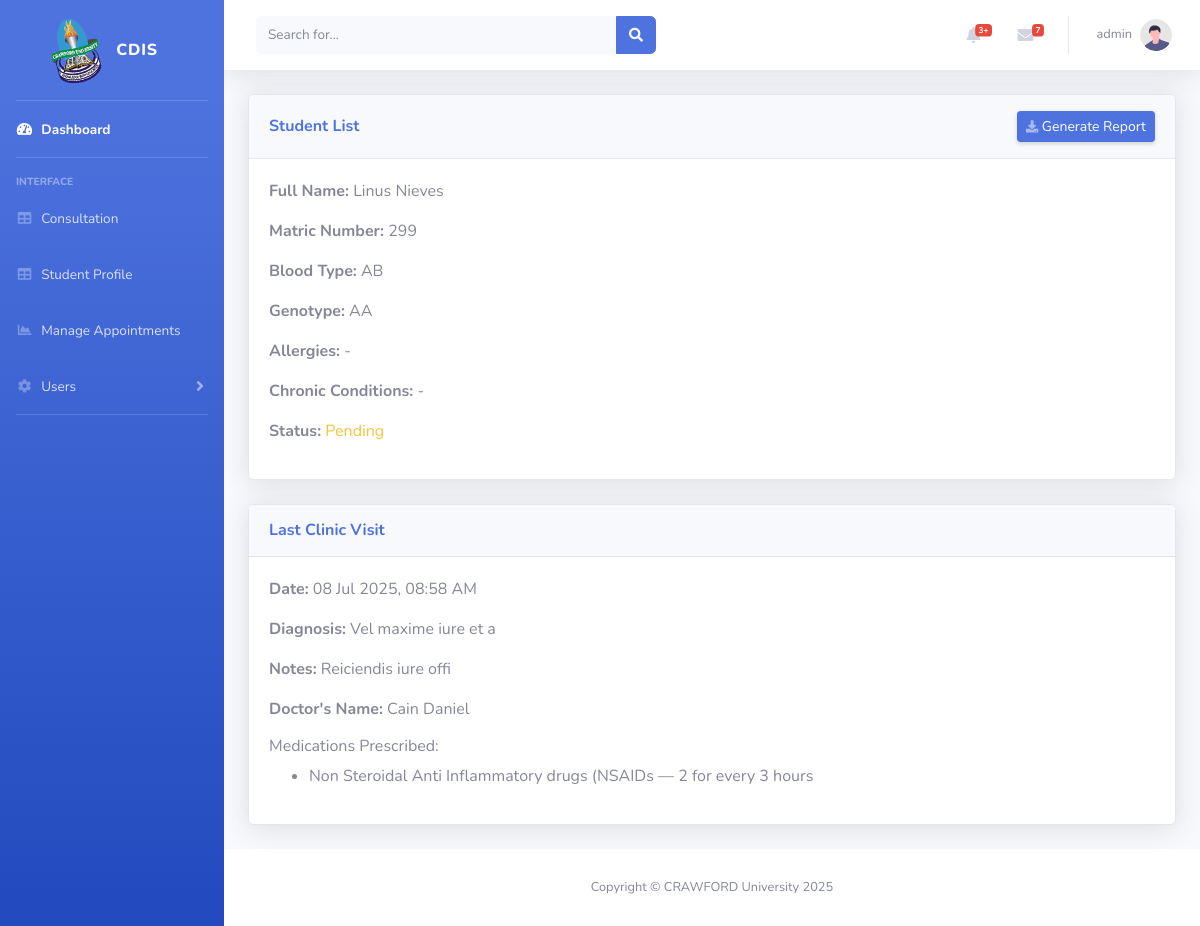
/public/admin-dashboard/view_student.php?id=17 (signed in), run on the app's committed database.
### tables this page shows
CREATE TABLE `student_profiles` (
  `id` int(11) NOT NULL,
  `user_id` int(11) NOT NULL,
  `blood_type` varchar(5) DEFAULT NULL,
  `genotype` varchar(10) DEFAULT NULL,
  `allergies` text DEFAULT NULL,
  `chronic_conditions` text DEFAULT NULL,
  `emergency_contact_name` varchar(255) DEFAULT NULL,
  `emergency_contact_phone` varchar(20) DEFAULT NULL,
  `updated_at` datetime DEFAULT current_timestamp() ON UPDATE current_timestamp(),
  `approved` enum('pending','approved','rejected') DEFAULT 'pending',
  `approved_by` int(11) DEFAULT NULL,
  `approved_at` datetime DEFAULT NULL
);

CREATE TABLE `users` (
  `id` int(11) NOT NULL,
  `username` varchar(50) NOT NULL,
  `password_hash` varchar(255) NOT NULL,
  `role_id` int(11) NOT NULL,
  `email` varchar(100) DEFAULT NULL,
  `created_at` timestamp NOT NULL DEFAULT current_timestamp(),
  `fname` varchar(100) NOT NULL,
  `lname` varchar(100) NOT NULL,
  `dept` varchar(100) DEFAULT NULL,
  `user_number` varchar(20) NOT NULL,
  `img` text DEFAULT NULL
);

CREATE TABLE `consultations` (
  `id` int(11) NOT NULL,
  `appointment_id` int(11) NOT NULL,
  `staff_id` int(11) NOT NULL,
  `student_id` int(11) NOT NULL,
  `notes` text DEFAULT NULL,
  `diagnosis` text DEFAULT NULL,
  `created_at` datetime DEFAULT current_timestamp(),
  `status` enum('pending','approved','completed','rejected') DEFAULT 'pending',
  `approved_by` int(11) NOT NULL,
  `updated_at` timestamp NULL DEFAULT NULL
);

CREATE TABLE `prescriptions` (
  `id` int(11) NOT NULL,
  `consultation_id` int(11) NOT NULL,
  `medication_name` varchar(255) DEFAULT NULL,
  `dosage` varchar(100) DEFAULT NULL,
  `frequency` varchar(100) DEFAULT NULL,
  `duration` varchar(100) DEFAULT NULL,
  `instructions` text DEFAULT NULL,
  `created_at` datetime DEFAULT current_timestamp()
);

### config/functions.php (called while the page is built, shortened)
<?php
function baseUrl($path = '') {
    $protocol = (!empty($_SERVER['HTTPS']) && $_SERVER['HTTPS'] !== 'off' ||
                 $_SERVER['SERVER_PORT'] == 443) ? "https://" : "http://";
    $host = $_SERVER['HTTP_HOST'];
    $dirname = 'cdms/';
    return $protocol . $host  . '/' .$dirname. ltrim($path, '/');
}

### public/admin-dashboard/view_student.php (the view, shortened to what this page needs)
<?php require_once '../../config/functions.php'; ?>
<?php require_once 'includes/admin-filter-users.php'; ?>
<?php
$user_id = $_GET['id'];
$stmt = $pdo->prepare("
        SELECT u.*, concat(u.fname, ' ', u.lname) as full_name, sp.blood_type, sp.genotype,sp.approved
        FROM users u
        LEFT JOIN student_profiles sp ON sp.user_id = u.id
        WHERE u.id  = ?
        ");
 $stmt->execute([$user_id]);
 $profile = $stmt->fetch();
$stmt2 = $pdo->prepare("
  SELECT * FROM consultations
  WHERE student_id = ?
  ORDER BY created_at DESC LIMIT 1
");
$stmt2->execute([$user_id]);
$last_visit = $stmt2->fetch();
$Staff = $pdo->prepare("
  SELECT * FROM users
  WHERE id = ?
  LIMIT 1
");
$Staff->execute([$last_visit['staff_id']]);
$Staff_result = $Staff->fetch();
$prescriptions = [];
if ($last_visit) {
  $stmt3 = $pdo->prepare("SELECT * FROM prescriptions WHERE consultation_id = ?");
  $stmt3->execute([$last_visit['id']]);
  $prescriptions = $stmt3->fetchAll();
}
?>
<?php require_once 'includes/header.php'; ?>
    <div id="wrapper">
        <?php require_once 'includes/sidebar.php'; ?>
        <div id="content-wrapper" class="d-flex flex-column">
            <div id="content">
                 <?php require_once 'includes/top-bar.php'; ?>
                <div class="container-fluid">
                    <div class="row">
                        <div class="col-xl-12 col-lg-12 col-sm-12 mx-auto">
                            <div class="card shadow mb-4">
                                <div
                                    class="card-header py-3 d-flex flex-row align-items-center justify-content-between">
                                    <h6 class="m-0 font-weight-bold text-primary">Student List</h6>
                                    <a href="<?= baseUrl('public/admin-dashboard/export_users_pdf.php') ?>?<?= http_build_query($_GET) ?>" class="d-none d-sm-inline-block btn btn-sm btn-primary shadow-sm"><i class="fas fa-download fa-sm text-white-50"></i> Generate Report</a>
                                </div>
                                <div class="card-body">
                                    <?php if (!empty($profile)): ?>
                                 <p>
                                     <strong>Full Name:</strong> <?= $profile['full_name']  ?>
                                 </p>
                                 <p>
                                     <strong>Matric Number:</strong> <?= $profile['user_number']  ?>
                                 </p>
                                  <p><strong>Blood Type:</strong> <?= $profile['blood_type'] ?? 'N/A' ?></p>
                                    <p><strong>Genotype:</strong> <?= $profile['genotype'] ?? 'N/A' ?></p>
                                    <p><strong>Allergies:</strong> <?= nl2br($profile['allergies'] ?? '-') ?></p>
                                    <p><strong>Chronic Conditions:</strong> <?= nl2br($profile['chronic_conditions'] ?? '-') ?></p>
                                    <p><strong>Status:</strong>
                                      <?php
                                        if ($profile['approved'] == '') echo "<span class='text-danger'>Health Profile Not Set</span>";
                                        elseif ($profile['approved'] === 'approved') echo "<span class='text-success'>Approved</span>";
                                        elseif ($profile['approved'] === 'pending') echo "<span class='text-warning'>Pending</span>";
                                        else echo "<span class='text-danger'>Rejected</span>";
                                      ?>
                                    </p>
                                <?php endif ?>
                            </div>
                        </div>
                        <div class="card shadow mb-4">
                                    <div class="card-header py-3">
                                        <h6 class="m-0 font-weight-bold text-primary">Last Clinic Visit</h6>
                                    </div>
                                    <div class="card-body">
                                        <?php if ($last_visit): ?>
                                            <?php
                                            if ($last_visit['updated_at'] != null) {
                                                $last_visit_date = $last_visit['updated_at'];
                                            }else{
                                                $last_visit_date = $last_visit['created_at'];
                                            }
                                         ?>
                                          <p><strong>Date:</strong> <?= date('d M Y, h:i A', strtotime($last_visit_date)) ?></p>
                                          <p><strong>Diagnosis:</strong> <?= nl2br($last_visit['diagnosis']) ?></p>
                                          <p><strong>Notes:</strong> <?= nl2br($last_visit['notes']) ?></p>
                                          <p>
                                          <strong>Doctor's Name:</strong>
                                          <?= $Staff_result['fname'] .' '.$Staff_result['lname'] ?>
                                            </p>
                                          <?php if ($prescriptions): ?>
                                            <h6>Medications Prescribed:</h6>
                                            <ul>
                                              <?php foreach ($prescriptions as $p): ?>
                                                <li><?= htmlspecialchars($p['medication_name']) ?> — <?= htmlspecialchars($p['dosage']) ?> for <?= htmlspecialchars($p['duration']) ?></li>
                                              <?php endforeach ?>
                                            </ul>
                                          <?php endif ?>
                                        <?php else: ?>
                                          <p class="text-muted">You haven't visited the clinic yet.</p>
                                        <?php endif ?>
                                    </div>
                                </div>
                    </div>
                </div>
            </div>
           <?php include_once 'includes/copy-right.php'; ?>
        </div>
    </div>
<?php require_once 'includes/footer.php'; ?>

### data on the page
student_profiles: user.user_number "299", blood_type "AB", genotype "AA"
consultations: updated_at "08 Jul 2025, 08:58 AM", diagnosis "Vel maxime iure et a", notes "Reiciendis iure offi"
users: fname "Cain", lname "Daniel"
prescriptions: medication_name "Non Steroidal Anti Inflammatory drugs (NSAIDs", dosage "2", duration "every 3 hours"

### other printed values
$_SESSION['user']['username'] "admin"
$profile['full_name'] "Linus Nieves"
$profile['allergies'] "-"
$profile['chronic_conditions'] "-"
